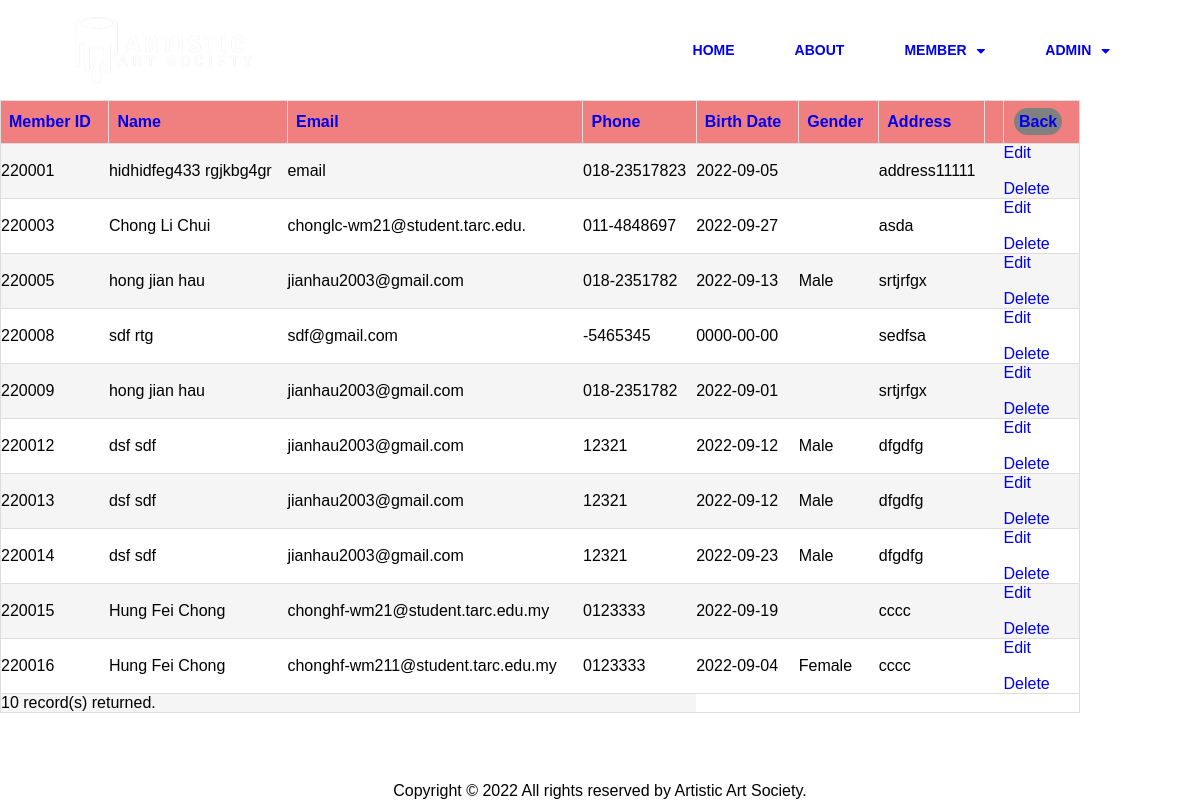
Page /show-member.php on the committed database.
### tables this page shows
CREATE TABLE `member` (
  `memberID` int(6) NOT NULL,
  `firstN` varchar(20) NOT NULL,
  `lastN` varchar(30) NOT NULL,
  `email` varchar(40) NOT NULL,
  `phoneNum` varchar(12) NOT NULL,
  `birth` date NOT NULL,
  `gender` varchar(6) NOT NULL,
  `address` varchar(100) NOT NULL,
  `password` varchar(30) NOT NULL
);

### helper.php (called while the page is built, shortened)
<?php
$memberId = 'memberID';
$fname = 'firstN';
$lname = 'lastN';
$email = 'email';
$phone = 'phoneNum';
$birthdate = 'birth';
$gender = 'gender';
$address = 'address';
$self = $_SERVER['PHP_SELF'];
function getGenders() {
    return ['M' => 'Male', 'F' => 'Female'];
}
function getGender($g) {
    $genders = getGenders();
    if(array_key_exists($g, $genders)) {
        return $genders[$g];
    } else {
        return NULL;
    }
}

### show-member.php (the view, shortened to what this page needs)
<?php
$o = $_GET['o'] ?? '';
include 'helper.php';
include 'header.php';
$sql = "SELECT $memberId, $fname ,$lname, $email,$phone, $birthdate, $gender, $address FROM member ";
$sql .= $o ? "ORDER BY $o" : '';
$result = $conn->query($sql);
if ($result->num_rows > 0) { ?>
    <table class='table table-hover'>
        <tr>
            <th><a href="<?= "$self?o=$memberId" ?>">Member ID</a></th>
            <th><a href="<?= "$self?o=$fname $lname" ?>">Name</a></th>
            <th><a href="<?= "$self?o=$email" ?>">Email</a></th>
            <th><a href="<?= "$self?o=$$phone" ?>">Phone</a></th>
            <th><a href="<?= "$self?o=$$birthdate" ?>">Birth Date</a></th>
            <th><a href="<?= "$self?o=$gender" ?>">Gender</a></th>
            <th><a href="<?= "$self?o=$address" ?>">Address</a></th>
            <th></th>
            <th><a href='membership-manage.php' class='back' style='text-decoration: none;background-color: grey;border-radius: 30px;padding: 5px;margin: 2px'>Back</a></th>
        </tr>
    <?php while ($row = $result->fetch_assoc()) {
        $g = getGender($row[$gender]);
        echo "<tr><td>$row[$memberId]</td><td>$row[$fname] $row[$lname]</td><td>$row[$email]</td><td>$row[$phone]</td><td>$row[$birthdate]</td><td>$g</td><td>$row[$address]<td>
            <td><a href='edit-member.php?id=$row[$memberId]' class='btn btn-warning'>Edit </a><p>&nbsp</p>
                <a href='delete-member.php?id=$row[$memberId]' class='btn btn-danger'>Delete</a></td></tr>";
    }
    echo "<tr><td colspan=4>$result->num_rows record(s) returned.</td>";
    echo "</table>";
} else {
    echo "No result.";
}
include './footer.php';

### show-member.css (style rules this page uses)
* { padding: 0; margin: 0; box-sizing: border-box; list-style-type: none; text-decoration: none; font-family: 'Poppins',sans-serif; }
body { background-size: 50cm 30cm; background-repeat: no-repeat; background-image: url("images/art3.jpg"); }
table { border-collapse: collapse; width: 90%; }
tr,th { border: 1px solid #ddd; padding: 8px; }
tr { background-color: white; }
tr:nth-child(even) { background-color: whitesmoke; }
th { padding-top: 12px; padding-bottom: 12px; text-align: left; background-color: lightcoral; color: white; }

### rows in the picture
member: memberID "220001", firstN "hidhidfeg433", lastN "rgjkbg4gr", email "email", phoneNum "018-23517823", birth "2022-09-05", address "address11111"
member: memberID "220003", firstN "Chong", lastN "Li Chui", email "chonglc-wm21@student.tarc.edu.", phoneNum "011-4848697", birth "2022-09-27", address "asda"
member: memberID "220005", firstN "hong", lastN "jian hau", email "jianhau2003@gmail.com", phoneNum "018-2351782", birth "2022-09-13", gender "Male", address "srtjrfgx"
member: memberID "220008", firstN "sdf", lastN "rtg", email "sdf@gmail.com", phoneNum "-5465345", birth "0000-00-00", address "sedfsa"
member: memberID "220009", firstN "hong", lastN "jian hau", email "jianhau2003@gmail.com", phoneNum "018-2351782", birth "2022-09-01", address "srtjrfgx"
member: memberID "220012", firstN "dsf", lastN "sdf", email "jianhau2003@gmail.com", phoneNum "12321", birth "2022-09-12", gender "Male", address "dfgdfg"
member: memberID "220013", firstN "dsf", lastN "sdf", email "jianhau2003@gmail.com", phoneNum "12321", birth "2022-09-12", gender "Male", address "dfgdfg"
member: memberID "220014", firstN "dsf", lastN "sdf", email "jianhau2003@gmail.com", phoneNum "12321", birth "2022-09-23", gender "Male", address "dfgdfg"
member: memberID "220015", firstN "Hung Fei", lastN "Chong", email "chonghf-wm21@student.tarc.edu.my", phoneNum "0123333", birth "2022-09-19", address "cccc"
member: memberID "220016", firstN "Hung Fei", lastN "Chong", email "chonghf-wm211@student.tarc.edu.my", phoneNum "0123333", birth "2022-09-04", gender "Female", address "cccc"

### other values in the picture
$result->num_rows "10"
